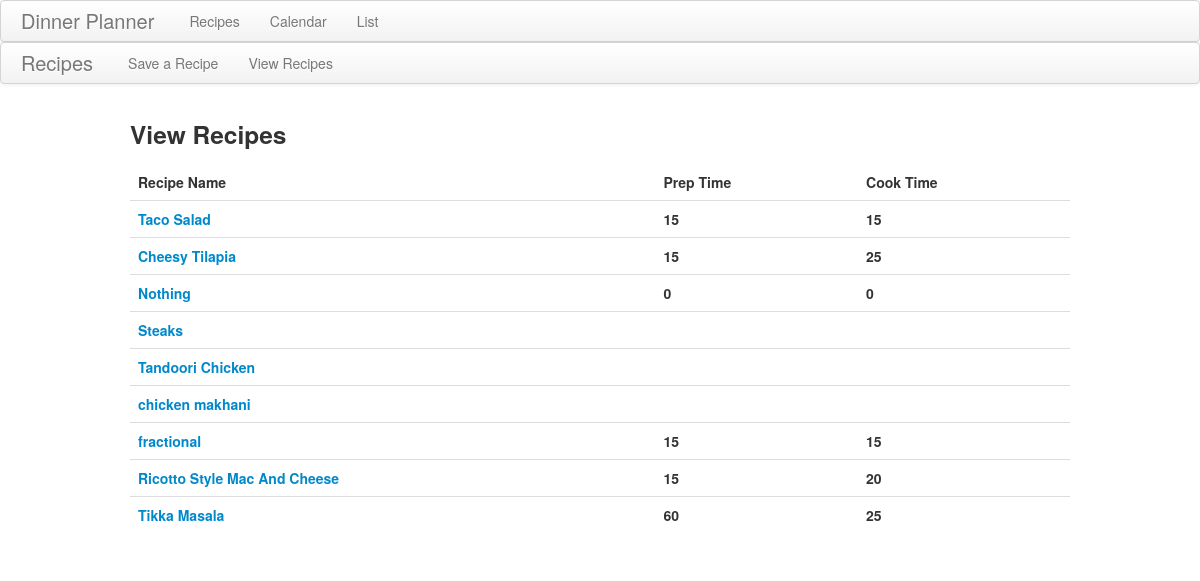
Page /recipes/view on the earlier database version.
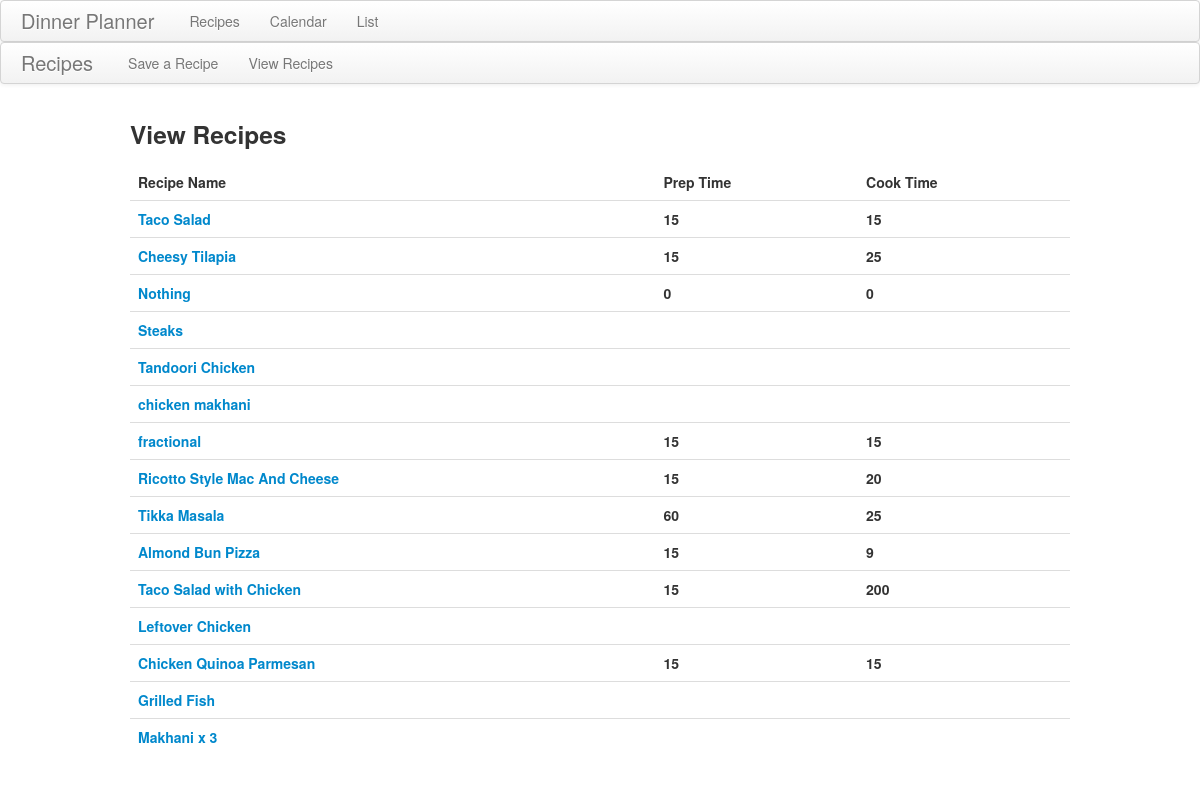
Same page on the later database version.
### recipes/models.py (models this page shows)
class recipe(models.Model):
	title = models.CharField(max_length = 100)
	prep_time = models.CharField(max_length = 50)
	cook_time = models.CharField(max_length = 50)
	ingredients = models.TextField()
	url = models.TextField(null=True)

### recipes/views.py (the view)
def recipe_view(request):
	recipes = r.objects.all()
	context = {}
	context['recipes'] = recipes
	return render_to_response('recipe_view.html', context, context_instance = RequestContext(request))

### recipes/templates/recipe_view.html
{% extends 'recipe_template.html' %}
{% block main %}
<h3>View Recipes</h3>
<table class="table">
	<thead>
		<tr>
			<th>Recipe Name</th>
			<th>Prep Time</th>
			<th>Cook Time</th>
		</tr>
	</thead>
	<tbody>
		{% for recipe in recipes %}
				<tr class="view_recipe" >
					<th><a href="/recipes/view/{{recipe.pk}}">{{ recipe.title}}</a></th>
					<th>{{ recipe.prep_time }}</th>
					<th>{{ recipe.cook_time }}</th>
				</tr>
		{% endfor %}
	</tbody>
{% endblock %}

Differences in the rows shown:
added recipe: title "Almond Bun Pizza", prep_time "15", cook_time "9"
added recipe: title "Taco Salad with Chicken", prep_time "15", cook_time "200"
added recipe: title "Leftover Chicken"
added recipe: title "Chicken Quinoa Parmesan", prep_time "15", cook_time "15"
added recipe: title "Grilled Fish"
added recipe: title "Makhani x 3"
